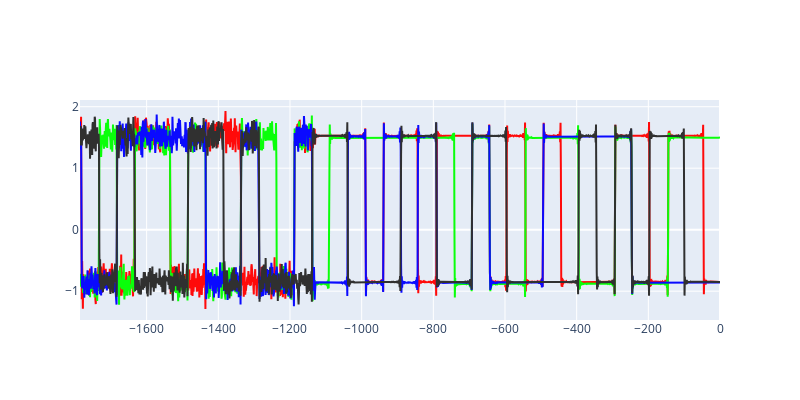

Notebook cell for this chart:
### Code cell
# Debug stimulus
train_stim = trainable.train_ds[9][0]
stimulus_fig(scipy.signal.decimate(train_stim, 2, axis=1)).show()

### Figure 1 — Plotly figure (JSON) as saved in the notebook; plotly's stock layout.template omitted (floating-point values rounded to 4 significant figures; data arrays with more than 128 entries replaced by an {"elided": "..."} marker saying what was removed)
{"data": [{"line": {"color": "#ff0a0a"}, "mode": "lines", "type": "scatter", "x": {"elided": "1787 int values"}, "y": {"elided": "1787 float values"}}, {"line": {"color": "#0aff0a"}, "mode": "lines", "type": "scatter", "x": {"elided": "1787 int values"}, "y": {"elided": "1787 float values"}}, {"line": {"color": "#0a0aff"}, "mode": "lines", "type": "scatter", "x": {"elided": "1787 int values"}, "y": {"elided": "1787 float values"}}, {"line": {"color": "#303030"}, "mode": "lines", "type": "scatter", "x": {"elided": "1787 int values"}, "y": {"elided": "1787 float values"}}], "layout": {"autosize": false, "height": 400, "showlegend": false, "width": 800, "xaxis": {"autorange": true, "range": [-1786, 0], "type": "linear"}, "yaxis": {"autorange": true, "range": [-1.468, 2.109], "type": "linear"}}}
